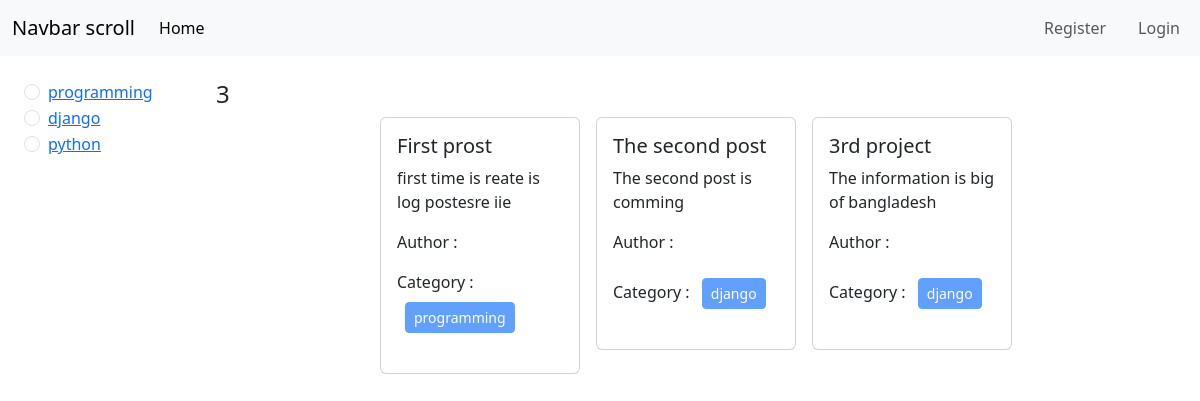
The page / on the database its author committed.
### categories/models.py (models this page shows, shortened)
class Category(models.Model):
    name = models.CharField(max_length=100)
    slug = models.SlugField(max_length=100, null = True, unique=True, blank=True)

### posts/models.py (models this page shows, shortened)
class Post(models.Model):
    title = models.CharField(max_length=50)
    content = models.TextField()
    category = models.ManyToManyField(Category)
    author = models.ForeignKey(User, on_delete=models.CASCADE)

### authentication_system/views.py (the view)
# urls.py: 2. Add a URL to urlpatterns:  path('', views.home, name='home')
def home(request, category_slug = None ):
    data = Post.objects.all()
    if category_slug is not None:
        category = Category.objects.get(slug = category_slug)
        data = Post.objects.filter(category = category)
    categories = Category.objects.all()
    return render(request, 'home.html', {'data' : data, 'category' : categories})

### templates/home.html
{% extends "base.html" %}
{% block content %}
<div class="d-flex flew-wrap rwo p-4">
  <div class="col-2">
{% for cat in category %}
    <div class="form-check">
      <input class="form-check-input" type="radio" name="category" id="{{cat.id}}" >
      <label class="form-check-label" for="{{cat.id}}">
        <a href="{% url 'category_wise_post'  cat.slug %}"> {{cat.name}} </a>
      </label>
    </div>
{% endfor %}
 </div>
  <div class="col-10">
    <h4>{{data | length }}</h4>
    <div class="d-flex flex-wrap justify-content-center px-5">
      {% for post in data %}
      <div class="col-sm-3 mb-3 mb-sm-0">
          <div class="card mx-2">
            <div class="card-body">
              <h5 class="card-title">{{post.title}}</h5>
              <p class="card-text">{{ post.content }}</p>
              <p>Author : {{post.author.first_name}} {{post.author.last_name}}</p>
              <p>Category :
                  {% for cat in post.category.all %}
                  <button class="btn btn-primary btn-sm m-2" disabled > {{ cat.name }}</button>
                  {% endfor %}
              </p>
            </div>
          </div>
        </div>
      {% endfor %}
    </div>
  </div>
</div>
{% endblock %}

### templates/base.html (shortened to what this page needs)
<!DOCTYPE html>
<html lang="en">
<head>
    <link href="https://cdn.jsdelivr.net/npm/bootstrap@5.3.2/dist/css/bootstrap.min.css" rel="stylesheet">
</head>
<body>
    <nav class="navbar navbar-expand-lg bg-body-tertiary">
        <div class="container-fluid">
          <a class="navbar-brand" href="#">Navbar scroll</a>
          <div class="collapse navbar-collapse" id="navbarScroll">
            <ul class="navbar-nav me-auto my-2 my-lg-0 navbar-nav-scroll" style="--bs-scroll-height: 100px;">
              <li class="nav-item">
                <a class="nav-link active" aria-current="page" href="{% url 'homepage' %}">Home</a>
            </ul>
            <div class="d-flex" role="search">
            <ul class="navbar-nav me-auto mb-2 mb-lg-0">
              {% if request.user.is_authenticated %}
              <li class="nav-item">
                <a class="nav-link btn btn-warning mx-3" href="{% url 'profile' %}">Profile</a>
              </li>
              <li class="nav-item">
                <a class="nav-link btn btn-danger mx-3" href="{% url 'user_logout' %}">Logout</a>
              </li>
              {% else %}
              <li class="nav-item">
                <a class="nav-link btn btn-warning mx-3" href="{% url 'register' %}">Register</a>
              </li>
            <li class="nav-item">
              <a class="nav-link btn btn-primary" href="{% url 'user_login' %}">Login</a>
            </li>
              {% endif %}
            </ul>
            </div>
          </div>
        </div>
      </nav>
    {% block content %}
    {% endblock %}
    <link href="https://cdn.jsdelivr.net/npm/bootstrap@5.3.2/dist/css/bootstrap.min.css" rel="stylesheet">
</body>
</html>

### rows shown on the page
Category: name "programming"
Category: name "django"
Category: name "python"
Post: title "First prost", content "first time is reate is log postesre iie"
Post: title "The second post", content "The second post is comming"
Post: title "3rd project", content "The information is big of bangladesh"

### other values the page prints
{{ data | length }} "3"
